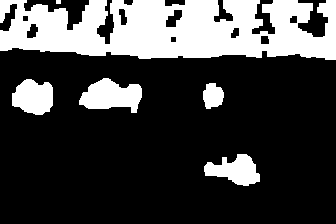
#> input picture binaryGroup.bmp, 336 x 224 px
$ python '컨투어 찾기.py'
#> lines starting #> are read from the running program, lines starting #| are printed output that depends on the picture; after the words box and inside, x2 and y2 are one past the last pixel; in counts of white or black regions, pixels touching at a corner belong together
import cv2 as cv
import numpy as np
#%%

img=cv.imread('binaryGroup.bmp')
#> img is the input picture: shape (224, 336, 3); 25.8% white; 6 white regions, box (x1, y1, x2, y2) and area: (0, 0, 336, 60) 15348, (79, 78, 142, 113) 1441, (12, 79, 53, 115) 1136, (204, 154, 260, 186) 1085, (203, 83, 224, 109) 415, (56, 0, 61, 4) 20
gray=cv.cvtColor(img, cv.COLOR_BGR2GRAY)
canny=cv.Canny(gray, 100, 200)
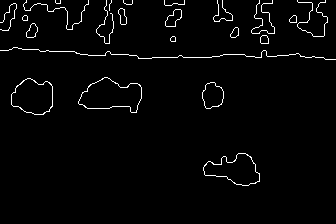
#> canny: shape (224, 336); 2.4% white in thin lines or dots, all inside (x1, y1, x2, y2) = (0, 0, 336, 186)
#%%

contour, hierarchy = cv.findContours(canny, cv.RETR_LIST, cv.CHAIN_APPROX_NONE)
#> contour = 35 contours, 11 with area under 20; largest, box (x1, y1, x2, y2) and area: (78, 77, 142, 113) 1430, (78, 77, 142, 113) 1419, (11, 78, 53, 115) 1136, (11, 78, 53, 115) 1118, (203, 153, 260, 186) 1081
# cv.RETR_LIST: 모든 윤곽선을 찾고, 계층 정보를 저장하지 않습니다. 즉, 부모-자식 관계를 고려하지 않고 모든 윤곽선을 단순히 나열합니다.
# cv.RETR_EXTERNAL: 외부 윤곽선만 찾습니다. 즉, 내부 윤곽선은 무시합니다.
# cv.RETR_TREE: 모든 윤곽선을 찾고, 계층 구조를 형성합니다. 부모-자식 관계를 저장합니

# cv.CHAIN_APPROX_NONE: 모든 윤곽선 점을 저장합니다. 즉, 윤곽선의 모든 점이 반환됩니다.
# cv.CHAIN_APPROX_SIMPLE: 윤곽선의 점을 단순화하여 저장합니다. 수직 및 수평 경계만 저장하고 대각선은 생략하여 메모리를 절약합니다.


lcontour=[ ]
for i in range(len(contour)):
    if len(contour[i])>50 and len(contour[i])<1000:
        lcontour.append(contour[i])
#> this loop made 35 passes
#> after the loop, lcontour = 18 contours, 8 with area under 20; largest, box (x1, y1, x2, y2) and area: (78, 77, 142, 113) 1430, (78, 77, 142, 113) 1419, (11, 78, 53, 115) 1136, (11, 78, 53, 115) 1118, (203, 153, 260, 186) 1081

print(contour[1])
#> (printed output is left out)
#> (the run stopped early here; a loop or call above may not have finished)
